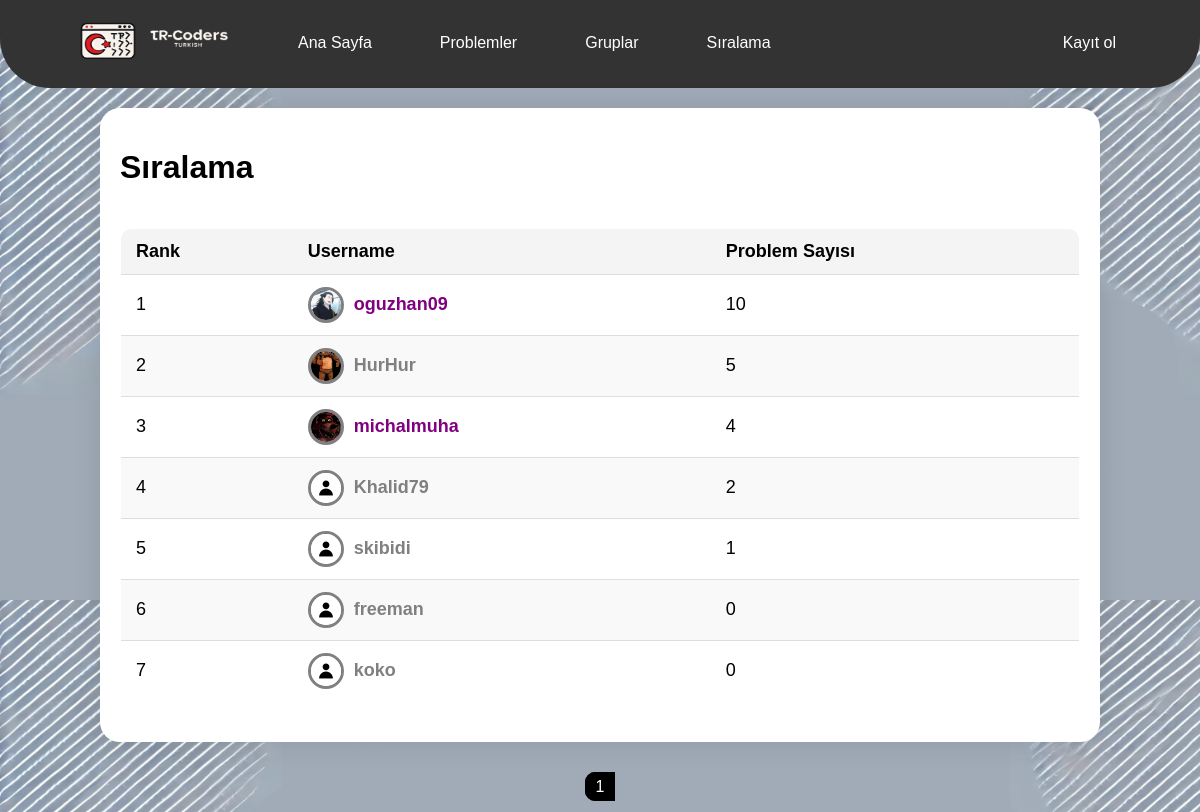
The page /ranking/ on the database its author committed.
### users/models.py (models this page shows, shortened)
class UserProfile(models.Model):
    TAG_CHOICES = [
        ('newbie', 'Newbie'),
        ('skilled', 'Skilled'),
        ('admin', 'Admin'),
        ('professional', 'Professional'),
    ]
    user=models.ForeignKey(User,on_delete=models.CASCADE,related_name="profiles")
    profile_photo=models.ImageField(upload_to=user_directory_path,default='default/default_pfp.jpg')
    tag = models.CharField(max_length=20, choices=TAG_CHOICES, default='newbie')
    first_join_date=models.DateTimeField(auto_now=True)
    solved_problem_count = models.PositiveIntegerField(default=0)
    class Meta:
        verbose_name_plural="Kullanici bilgileri"

### ranking/views.py (the view)
# urls.py: path('',ranking,name='ranking'),
def ranking(request):
    leaderboard = UserProfile.objects.all().order_by('-solved_problem_count')
    paginator = Paginator(leaderboard, 25)
    page_number = request.GET.get('page')
    page_obj = paginator.get_page(page_number)
    context = {
        'page_obj': page_obj,
        'users': leaderboard,
    }
    if request.user.is_authenticated:
        user = UserProfile.objects.filter(user=request.user).first()
        if user:
            context['profile'] = user
    return render(request, 'ranking/ranking.html', context)

### templates/ranking/ranking.html (shortened to what this page needs)
<!DOCTYPE html>
<html lang="tr">
{% load static %}
<head>
    <ul class="navbar">
        <li style="float:left" class="li1"><a href="{% url 'index:index' %}" ><img src="{% static 'img/Logo2.png' %}" width="200" height="60"></a></li>
        <li class="li2"><a href="{% url 'postlar:post_lister' %}" style="padding: 16px 16px">Ana Sayfa</a></li>
        <li class="li3"><a href="{% url 'problems:all_problems' %}" style="padding: 16px 16px">Problemler</a></li>
        <li class="li4" style="float: right;">
            {% if user.is_authenticated %}
              <div style="display: flex;justify-content: space-between;padding: 5px;">
                <img src="{{ profile.profile_photo.url }}" style="border-radius: 50%;width: 35px;height: 35px;object-fit: cover;border:3px solid grey ;">
                <a href="{% url 'users:profile_viewer' user.username %}"  style="margin-top: 11px;margin-left: 5px;">{{ user.username }}</a>
              </div>
            {% else %}
               <a href="{% url 'users:signup' %}" style="padding: 16px 16px;">Kayıt ol</a>
            {% endif %}
        </li>
        <li class="li5"><a href="{% url 'groups:all_groups' %}" style="padding: 16px 16px">Gruplar</a></li>
        <li class="li6"><a href="{% url 'rankings:ranking' %}" style="padding: 16px 16px">Sıralama</a></li>
    </ul>
</head>
<body>
    <div class="container">
        <div style="display: flex;justify-content: space-between;align-items: center;">
        <h1>Sıralama</h1>
        </div>
        <div class="group-members">
            <table>
                <thead>
                    <tr>
                        <th>Rank</th>
                        <th>Username</th>
                        <th>Problem Sayısı</th>
                    </tr>
                </thead>
                <tbody>
                    {% for user in page_obj %}
                      <tr>
                        <td>{{forloop.counter}}</td>
                        {% if user.tag == "admin" %}
                          <td style="color: purple;font-weight: 600;"><div style="display: flex; align-items: center; gap: 10px;"><img src="{{user.profile_photo.url}}" style="border-radius: 50%;width: 30px;height: 30px;object-fit: cover;border:3px solid grey;"><span>{{user.user.username}}</span></div></td>
                        {% elif user.tag == "newbie" %}
                          <td style="color: gray;font-weight: 600;"><div style="display: flex; align-items: center; gap: 10px;"><img src="{{user.profile_photo.url}}" style="border-radius: 50%;width: 30px;height: 30px;object-fit: cover;border:3px solid grey;"><span>{{user.user.username}}</span></div></td>
                        {% endif %}
                        <td>{{user.solved_problem_count}}</td>
                     </tr>
                    {% endfor %}
                </tbody>
            </table>
        </div>
    </div>
    <div style="text-align: center;">
        <div style="text-align: center;">
            <div class="pagination-container">
                <ul class="pagination justify-content-center">
                    {% for num in page_obj.paginator.page_range %}
                    {% if num == page_obj.number %}
                    <li class="page-item active"><span class="page-link {% if num == 1 %}rounded{% endif %}">{{ num }}</span></li>
                    {% elif num >= page_obj.number|add:'-1' and num <= page_obj.number|add:'1' %}
                        <li class="page-item"><a class="page-link" href="?page={{ num }}">{{ num }}</a></li>
                    {% elif num == 1 or num == page_obj.paginator.num_pages %}
                        <li class="page-item"><a class="page-link" href="?page={{ num }}">{{ num }}</a></li>
                    {% elif num == page_obj.number|add:'-2' or num == page_obj.number|add:'2' %}
                        <li class="page-item disabled"><span class="page-link">...</span></li>
                    {% endif %}
                {% endfor %}
                </ul>
            </div>
    </div>
</body>
</html>

### rows shown on the page
UserProfile: profile_photo (picture), user.username "oguzhan09", solved_problem_count "10"
UserProfile: profile_photo (picture), user.username "HurHur", solved_problem_count "5"
UserProfile: profile_photo (picture), user.username "michalmuha", solved_problem_count "4"
UserProfile: profile_photo (placeholder picture), user.username "Khalid79", solved_problem_count "2"
UserProfile: profile_photo (placeholder picture), user.username "skibidi", solved_problem_count "1"
UserProfile: profile_photo (placeholder picture), user.username "freeman", solved_problem_count "0"
UserProfile: profile_photo (placeholder picture), user.username "koko", solved_problem_count "0"

### other values the page prints
{{ num }} "1"
